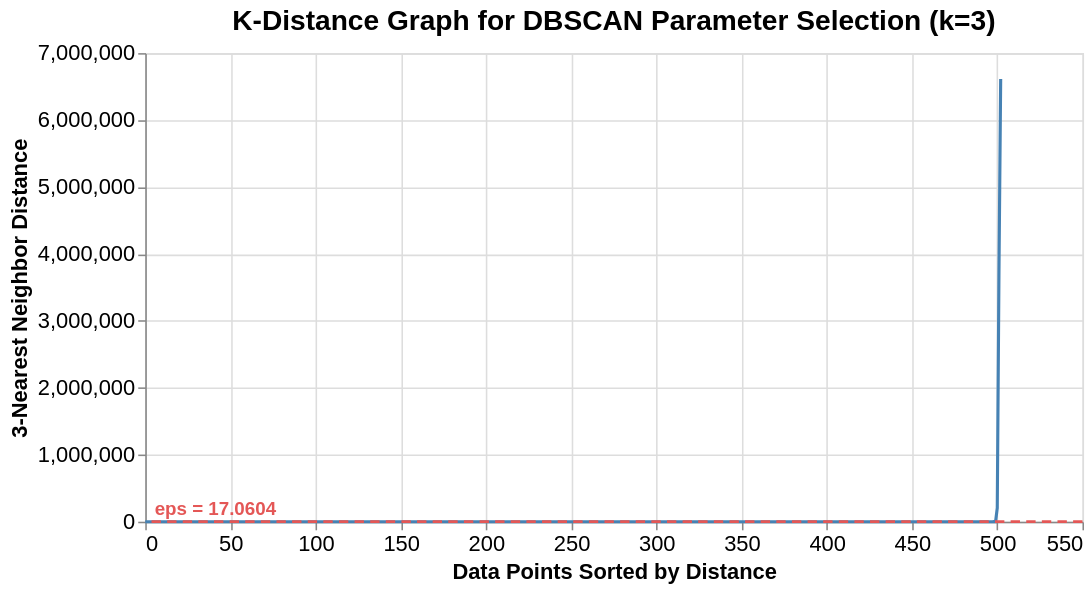

Write notebook code for a chart like this one.
### Code cell
## DBSCAN Clustering
# K-Distance Graph
def plot_kdistance_graph(X_scaled, k=3):
    nbrs = NearestNeighbors(n_neighbors=k).fit(X_scaled)
    distances, _ = nbrs.kneighbors(X_scaled)
    distances_sorted = np.sort(distances[:, k - 1], axis=0)

    kdist_df = pd.DataFrame({
        'Index': np.arange(len(distances_sorted)),
        'Distance': distances_sorted
    })

    # eps is at elbow point of k-distance graph, which is where the distance starts to increase sharply
    eps_value = distances_sorted[int(len(distances_sorted) * 0.95)]  # heuristic: 95th percentile distance
    print(f"Optimal eps value based on k-distance graph: {eps_value:.4f}")

    eps_rule_df = pd.DataFrame({'eps': [float(eps_value)]})

    line = alt.Chart(kdist_df).mark_line(color='steelblue').encode(
        x=alt.X('Index:Q', title='Data Points Sorted by Distance'),
        y=alt.Y('Distance:Q', title=f'{k}-Nearest Neighbor Distance', scale=alt.Scale(zero=False)),
        tooltip=[alt.Tooltip('Index:Q'), alt.Tooltip('Distance:Q', format='.4f')]
    )

    eps_line = alt.Chart(eps_rule_df).mark_rule(
        color='#E45756', strokeDash=[6, 4], strokeWidth=1.8
    ).encode(
        y=alt.Y('eps:Q'),
        tooltip=[alt.Tooltip('eps:Q', title='eps', format='.4f')]
    )

    eps_label = alt.Chart(eps_rule_df).mark_text(
        align='left', dx=6, dy=-8, fontSize=12, fontWeight='bold', color='#E45756'
    ).encode(
        x=alt.value(0),
        y=alt.Y('eps:Q'),
        text=alt.value(f'eps = {float(eps_value):.4f}')
    )

    chart = (line + eps_line + eps_label).properties(
        title=f'K-Distance Graph for DBSCAN Parameter Selection (k={k})',
        width=600,
        height=300
    ).configure_axis(
        labelFontSize=14,
        titleFontSize=14
    ).configure_title(
        fontSize=18
    )

    return eps_value, chart

eps_value, kdist_chart = plot_kdistance_graph(X_scaled, k=3)
kdist_chart

### Figure 1 — Vega-Lite specification as saved in the notebook (floating-point values rounded to 4 significant figures; data arrays with more than 128 entries replaced by an {"elided": "..."} marker saying what was removed)
{"config": {"view": {"continuousWidth": 300, "continuousHeight": 300}, "axis": {"labelFontSize": 14, "titleFontSize": 14}, "title": {"fontSize": 18}}, "layer": [{"data": {"name": "data-7a3d2fa6a5e39784e2e49f0ca18bc81c"}, "mark": {"type": "line", "color": "steelblue"}, "encoding": {"tooltip": [{"field": "Index", "type": "quantitative"}, {"field": "Distance", "format": ".4f", "type": "quantitative"}], "x": {"field": "Index", "title": "Data Points Sorted by Distance", "type": "quantitative"}, "y": {"field": "Distance", "scale": {"zero": false}, "title": "3-Nearest Neighbor Distance", "type": "quantitative"}}}, {"data": {"name": "data-e8b279397eda4c922997807e324a3bb2"}, "mark": {"type": "rule", "color": "#E45756", "strokeDash": [6, 4], "strokeWidth": 1.8}, "encoding": {"tooltip": [{"field": "eps", "format": ".4f", "title": "eps", "type": "quantitative"}], "y": {"field": "eps", "type": "quantitative"}}}, {"data": {"name": "data-e8b279397eda4c922997807e324a3bb2"}, "mark": {"type": "text", "align": "left", "color": "#E45756", "dx": 6, "dy": -8, "fontSize": 12, "fontWeight": "bold"}, "encoding": {"text": {"value": "eps = 17.0604"}, "x": {"value": 0}, "y": {"field": "eps", "type": "quantitative"}}}], "height": 300, "title": "K-Distance Graph for DBSCAN Parameter Selection (k=3)", "width": 600, "$schema": "https://vega.github.io/schema/vega-lite/v6.1.0.json", "datasets": {"data-7a3d2fa6a5e39784e2e49f0ca18bc81c": {"elided": "503 records"}, "data-e8b279397eda4c922997807e324a3bb2": [{"eps": 17.06}]}}
